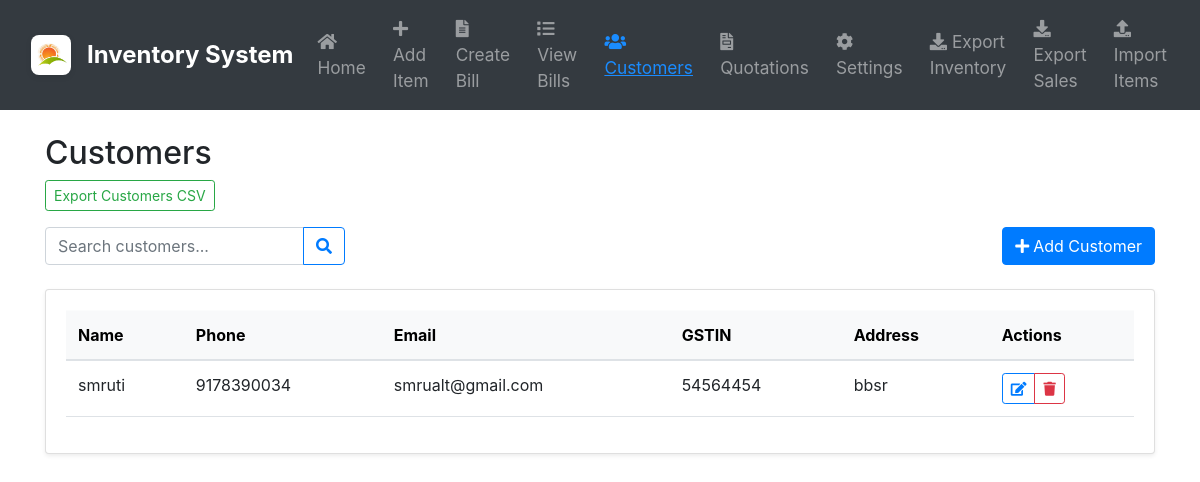
/customers, run on an earlier commit of the app's database.
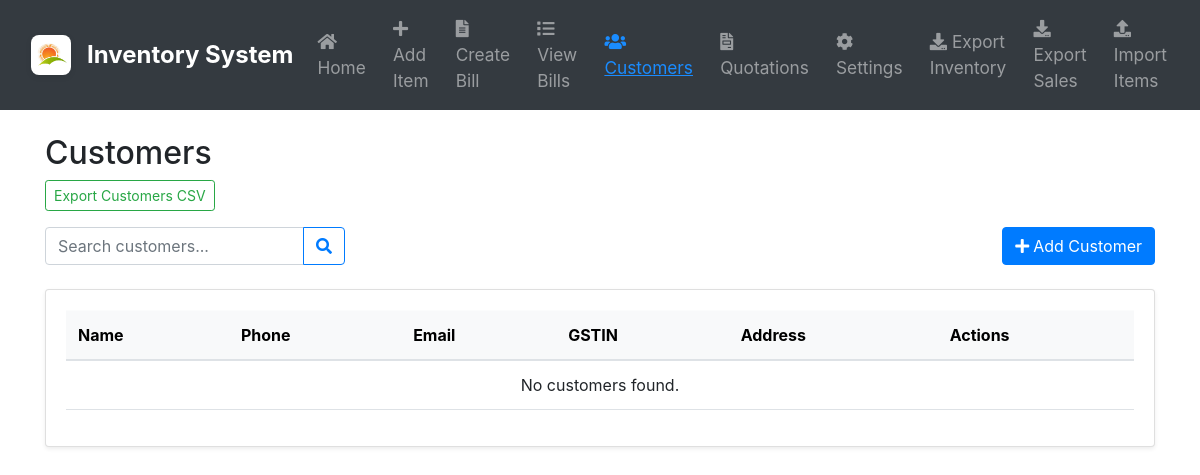
And on a later commit of the database.
### app.py (models this page shows)
class Customer(db.Model):
    id = db.Column(db.Integer, primary_key=True)
    name = db.Column(db.String(100), nullable=False)
    phone = db.Column(db.String(20))
    email = db.Column(db.String(100))
    address = db.Column(db.String(200))
    gstin = db.Column(db.String(50))
    created_at = db.Column(db.DateTime, default=datetime.utcnow)
    bills = db.relationship('Bill', backref='customer', lazy=True)

### app.py (the view)
@app.route('/customers')
def customers():
    search_query = request.args.get('search', '').strip()
    if search_query:
        customers = Customer.query.filter(
            db.or_(
                Customer.name.ilike(f'%{search_query}%'),
                Customer.phone.ilike(f'%{search_query}%'),
                Customer.email.ilike(f'%{search_query}%'),
                Customer.gstin.ilike(f'%{search_query}%')
            )
        ).order_by(Customer.name).all()
    else:
        customers = Customer.query.order_by(Customer.name).all()
    return render_template('customers.html', customers=customers, search_query=search_query)

### templates/customers.html (shortened to what this page needs)
{% extends "base.html" %}
{% block content %}
<h2>Customers</h2>
<a href="{{ url_for('export_customers') }}" class="btn btn-outline-success btn-sm mb-3">Export Customers CSV</a>
<div class="d-flex justify-content-between align-items-center mb-4">
    <form action="{{ url_for('customers') }}" method="get" class="d-flex gap-2">
        <div class="input-group" style="width: 300px;">
            <input type="text" name="search" class="form-control" placeholder="Search customers..." value="{{ search_query }}">
            <button type="submit" class="btn btn-outline-primary">
                <i class="fas fa-search"></i>
            </button>
        </div>
    </form>
    <a href="{{ url_for('add_customer') }}" class="btn btn-primary">
        <i class="fas fa-plus me-1"></i>Add Customer
    </a>
</div>
<div class="card shadow-sm">
    <div class="card-body">
        <div class="table-responsive">
            <table class="table table-hover">
                <thead class="table-light">
                    <tr>
                        <th>Name</th>
                        <th>Phone</th>
                        <th>Email</th>
                        <th>GSTIN</th>
                        <th>Address</th>
                        <th>Actions</th>
                    </tr>
                </thead>
                <tbody>
                    {% for customer in customers %}
                    <tr>
                        <td>{{ customer.name }}</td>
                        <td>{{ customer.phone or '-' }}</td>
                        <td>{{ customer.email or '-' }}</td>
                        <td>{{ customer.gstin or '-' }}</td>
                        <td>{{ customer.address or '-' }}</td>
                        <td>
                            <div class="btn-group btn-group-sm">
                                <a href="{{ url_for('edit_customer', id=customer.id) }}" class="btn btn-outline-primary">
                                    <i class="fas fa-edit"></i>
                                </a>
                                <a href="{{ url_for('delete_customer', id=customer.id) }}" class="btn btn-outline-danger"
                                   onclick="return confirm('Are you sure you want to delete this customer?')">
                                    <i class="fas fa-trash"></i>
                                </a>
                            </div>
                        </td>
                    </tr>
                    {% else %}
                    <tr>
                        <td colspan="6" class="text-center">No customers found.</td>
                    </tr>
                    {% endfor %}
                </tbody>
            </table>
        </div>
    </div>
</div>
{% endblock %}

What changed in the data, as far as the page shows it:
removed Customer: name "smruti", phone "9178390034", email "smrualt@gmail.com", gstin "54564454", address "bbsr"
Also different on the page:
text now shown: "No customers found."
